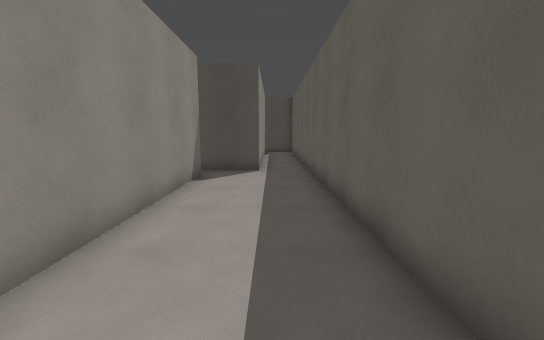
View 1 (above)

17 first-person views from a walk through a Godot game level. The camera is 1.5 m above the floor, tilts 8° down and sees 90° across. The floor is counted in squares, 1 m on a side. Each view is taken from the middle of a square. On the plan, view 1 faces up. The plan holds only what a view shows up to about 14 squares ahead; the rest is blank. Surface patterns are stand-ins for the level's own textures.

View 2
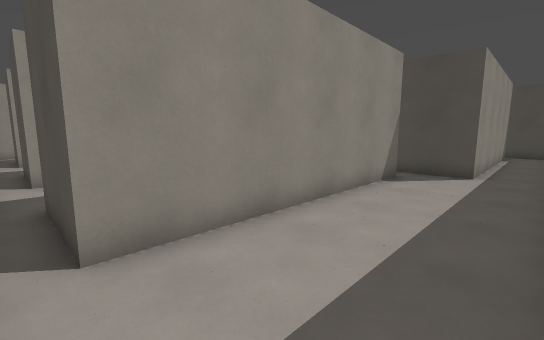

View 3
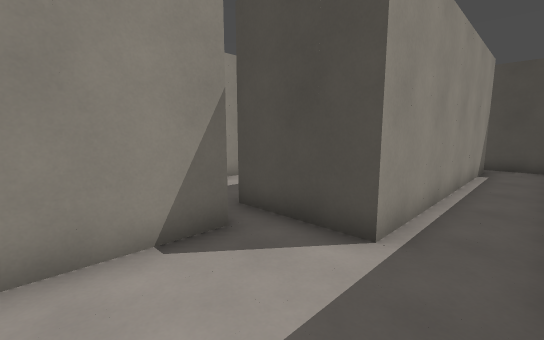

View 4
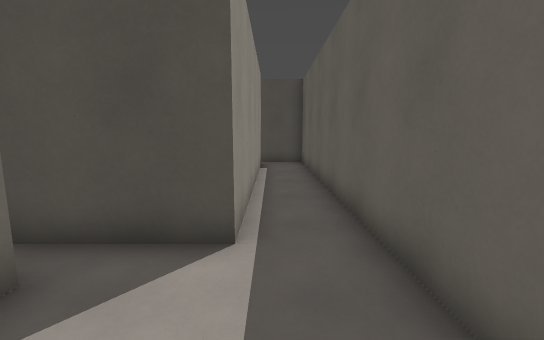

View 5
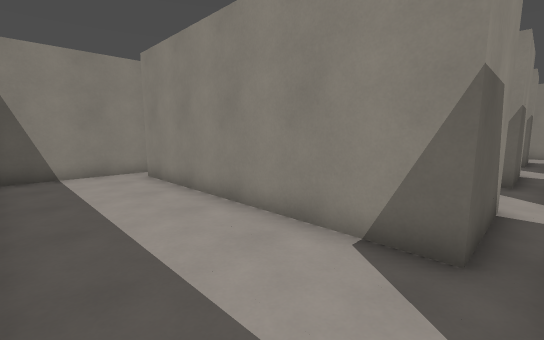

View 6
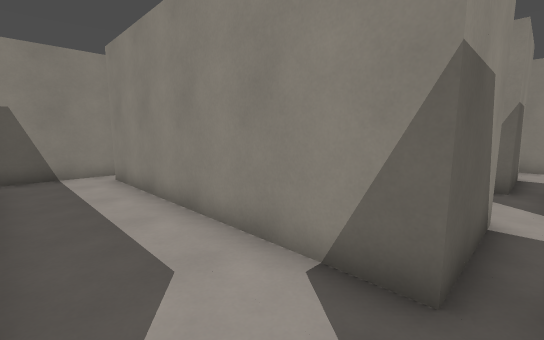

View 7
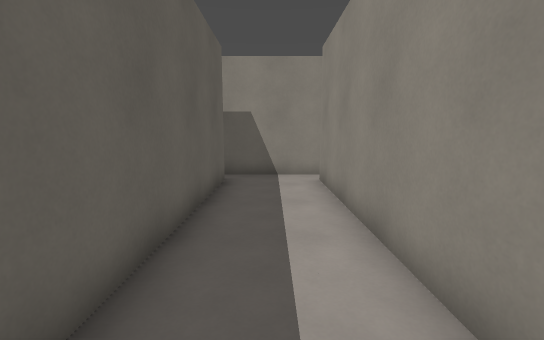

View 8
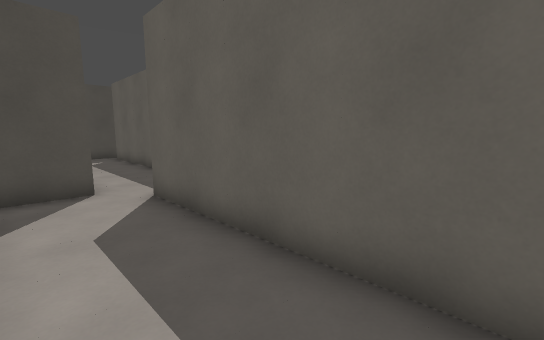

View 9
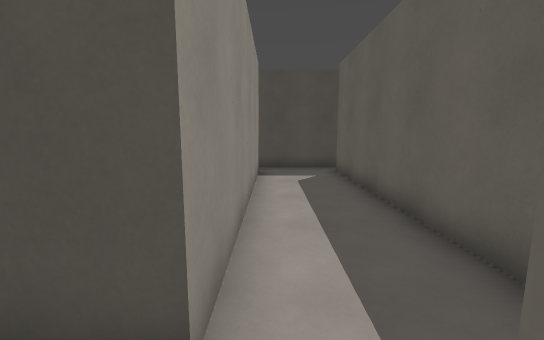

View 10
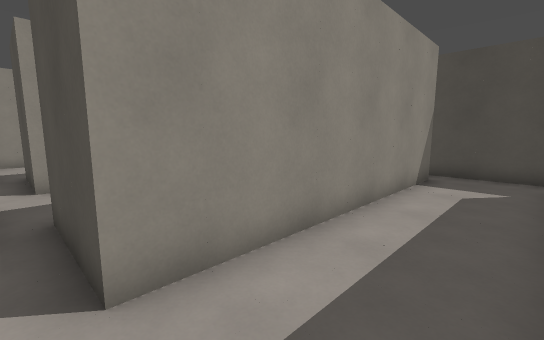

View 11
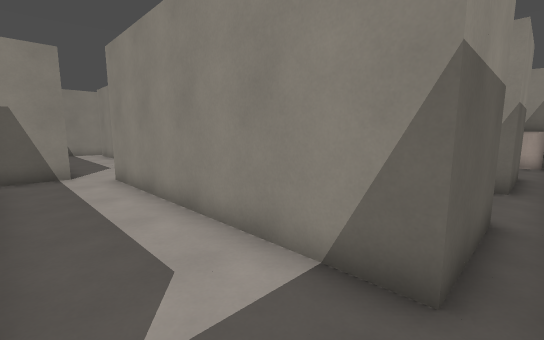

View 12
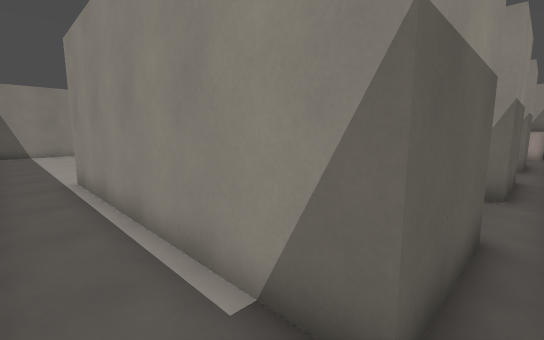

View 13
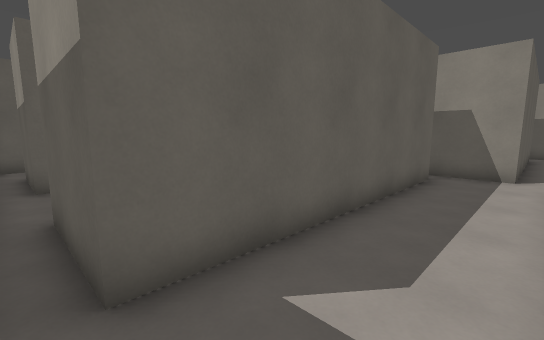

View 14
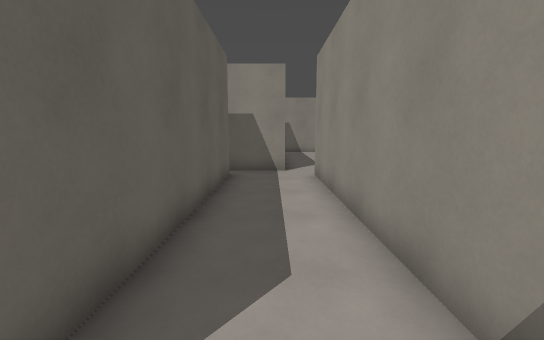

View 15
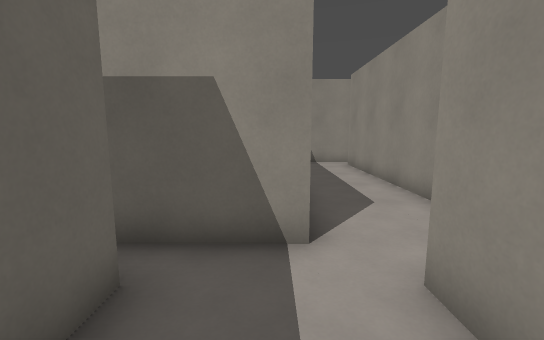

View 16
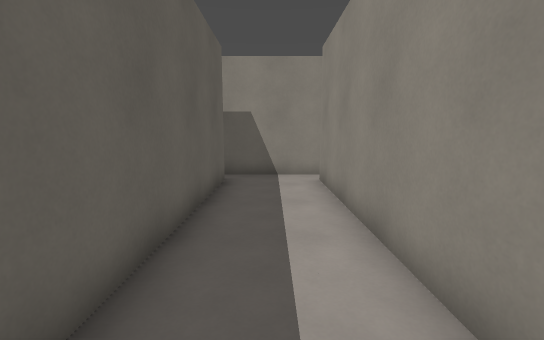

View 17
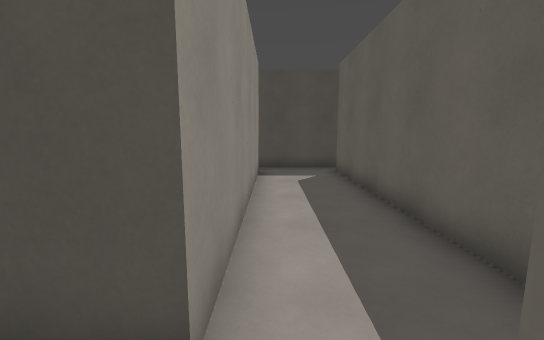

### Floor plan
Ten units are one square. View 1 is at (0, 0); x grows to the right and y downward. Boxes are objects, and circles mark ways between rooms. Rooms are numbered by the first view taken in them; rooms with no view inside come last. Other rooms are left out.
<svg viewBox="-155 -210 176 220">
<path fill="none" stroke="#000" d="M-25 -95 -25 -5M15 -12 15 -202M-29 5 11 5M-5 -195 -5 -105 -25 -105M16 -205 -6 -205M-85 -95 -85 -5M-35 -115 -35 -195 -5 -195M-25 -105 -35 -105M-65 -195 -65 -105 -85 -105M-25 -5 -55 -5 -55 -95 -25 -95M-32 -205 -69 -205M-89 5 -52 5M-145 -95 -145 -5M-85 -105 -95 -105 -95 -195 -65 -195M-125 -195 -125 -105 -145 -105M-85 -5 -115 -5 -115 -95 -85 -95M-92 -205 -126 -205M-149 5 -112 5"/>
<circle cx="-10" cy="-200" r="3" fill="#2a7"/>
<circle cx="-30" cy="-100" r="3" fill="#2a7"/>
<circle cx="-30" cy="0" r="3" fill="#2a7"/>
<circle cx="-70" cy="-200" r="3" fill="#2a7"/>
<circle cx="-90" cy="-100" r="3" fill="#2a7"/>
<circle cx="-90" cy="0" r="3" fill="#2a7"/>
<text x="0" y="-80">1</text>
<text x="-60" y="-100">2</text>
<text x="-120" y="-100">3</text>
</svg>
Room 1 opens to room 2. Room 2 opens to room 3.

Where each view was taken, in squares from view 1:
view 1: 0 up, 0 right, facing up
view 2: 0 up, 1 right, facing up-left
view 3: 7 up, 1 right, facing up-left
view 4: 7 up, 0 right, facing up
view 5: 10 up, 1 right, facing down-left
view 6: 10 up, 6 left, facing down-left
view 7: 9 up, 7 left, facing down
view 8: 3 up, 8 left, facing up-right
view 9: 9 up, 6 left, facing up
view 10: 10 up, 4 left, facing up-left
view 11: 20 up, 4 left, facing down-left
view 12: 20 up, 1 right, facing down-left
view 13: 20 up, 12 left, facing down-right
view 14: 20 up, 11 left, facing down
view 15: 13 up, 11 left, facing down
view 16: 9 up, 13 left, facing down
view 17: 9 up, 12 left, facing up
